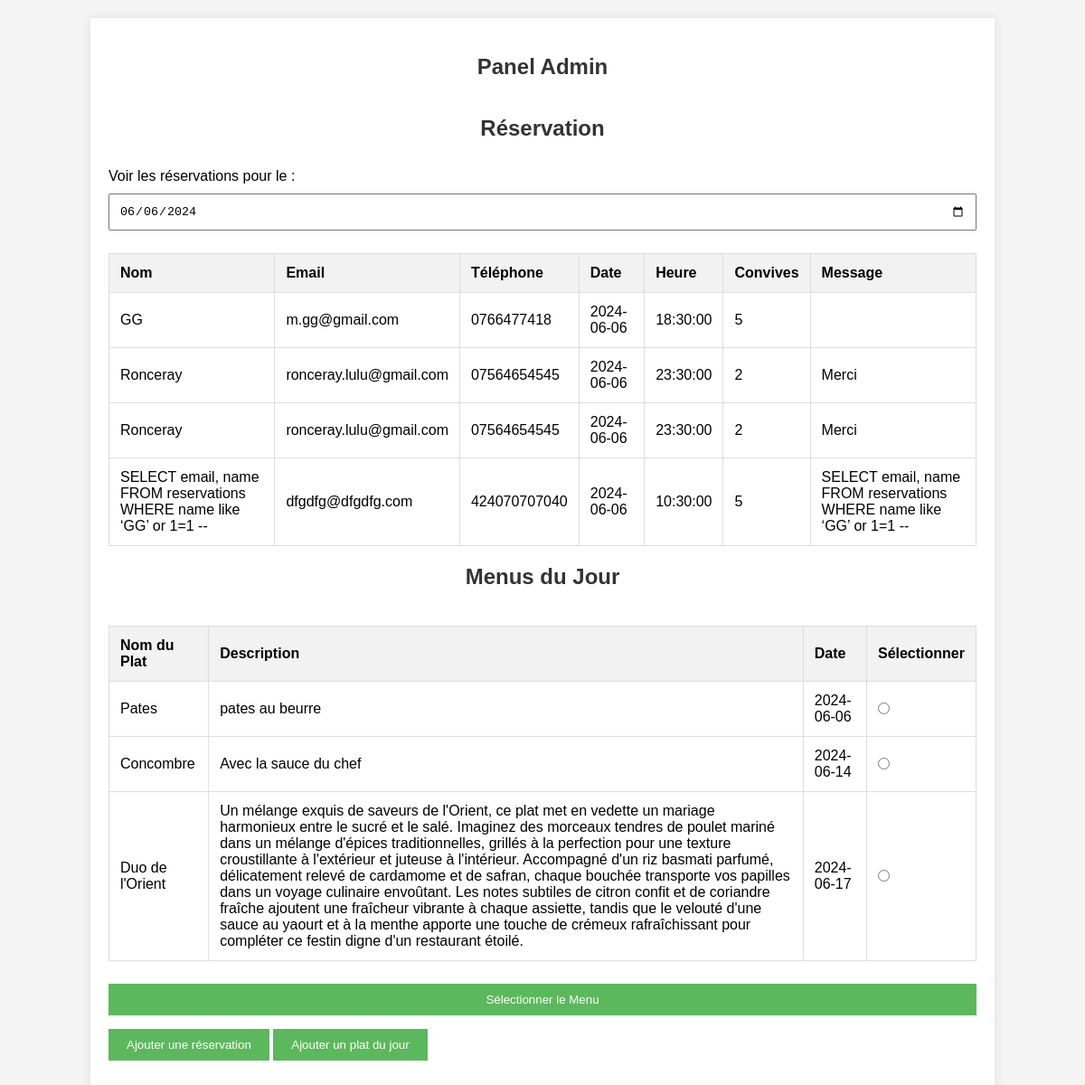
The app's page /admin/index.php?date=2024-06-06 (signed in) with its own data.
### tables this page shows
CREATE TABLE `reservations` (
  `id` int NOT NULL AUTO_INCREMENT,
  `name` varchar(100) NOT NULL,
  `email` varchar(100) NOT NULL,
  `phone` varchar(20) NOT NULL,
  `date` date NOT NULL,
  `time` time NOT NULL,
  `guests` int NOT NULL,
  `message` text,
  PRIMARY KEY (`id`)
);

CREATE TABLE `daily_menu` (
  `id_menu` int NOT NULL AUTO_INCREMENT,
  `dish_name` varchar(250) NOT NULL,
  `description` varchar(1000) NOT NULL,
  `date` date NOT NULL,
  `selected` tinyint(1) NOT NULL DEFAULT '0',
  PRIMARY KEY (`id_menu`)
);

### admin/index.php (the view, shortened to what this page needs)
<!DOCTYPE html>
<html lang="fr">
<head>
    <link rel="stylesheet" href="/Site-Restaurant/assets/css/Astyles.css">
</head>
<body>
    <div class="container">
        <h2>Panel Admin</h2>
        <div class="date-selector">
            <form id="date-form" method="get" action="">
            <h2>Réservation</h2>
                <label for="reservation-date">Voir les réservations pour le :</label>
                <input type="date" id="reservation-date" name="date" value="<?php echo isset($_GET['date']) ? $_GET['date'] : date('Y-m-d'); ?>">
            </form>
        </div>
        <?php
        include '../includes/db.php';
        $date = isset($_GET['date']) ? $_GET['date'] : date('Y-m-d');
        $stmt = $conn->prepare("SELECT * FROM reservations WHERE date = ? ORDER BY date");
        $stmt->bind_param('s', $date);
        $stmt->execute();
        $result = $stmt->get_result();
        if ($result->num_rows > 0) {
            echo "<table>
                    <tr>
                        <th>Nom</th>
                        <th>Email</th>
                        <th>Téléphone</th>
                        <th>Date</th>
                        <th>Heure</th>
                        <th>Convives</th>
                        <th>Message</th>
                    </tr>";
            while($row = $result->fetch_assoc()) {
                echo "<tr>
                        <td>{$row['name']}</td>
                        <td>{$row['email']}</td>
                        <td>{$row['phone']}</td>
                        <td>{$row['date']}</td>
                        <td>{$row['time']}</td>
                        <td>{$row['guests']}</td>
                        <td>{$row['message']}</td>
                      </tr>";
            }
            echo "</table>";
        } else {
            echo "Aucune réservation trouvée";
        }
        $stmt = $conn->prepare("SELECT * FROM daily_menu ORDER BY date");
        $stmt->execute();
        $menus = $stmt->get_result();
        if ($menus->num_rows > 0) {
            echo "<h2>Menus du Jour</h2>";
            echo "<form id='select-menu-form' method='post' action='select_menu.php'>";
            echo "<table>
                    <tr>
                        <th>Nom du Plat</th>
                        <th>Description</th>
                        <th>Date</th>
                        <th>Sélectionner</th>
                    </tr>";
            while($menu = $menus->fetch_assoc()) {
                echo "<tr>
                        <td>{$menu['dish_name']}</td>
                        <td>{$menu['description']}</td>
                        <td>{$menu['date']}</td>
                        <td><input type='radio' name='selected_menu' value='{$menu['id_menu']}'></td>
                      </tr>";
            }
            echo "</table>";
            echo "<button type='submit'>Sélectionner le Menu</button>";
            echo "</form>";
        } else {
            echo "Aucun menu du jour trouvé";
        }
        ?>
        <button id="add-reservation-btn">Ajouter une réservation</button>
        <button id="add-daily-menu-btn">Ajouter un plat du jour</button>
    </div>
</body>
</html>

### assets/css/Astyles.css (style rules this page uses)
body { font-family: Arial, sans-serif; background-color: #f4f4f4; margin: 0; padding: 0; }
.container { width: 80%; margin: 0 auto; background: #fff; padding: 20px; box-shadow: 0 0 10px rgba(0,0,0,0.1); margin-top: 20px; }
h2 { text-align: center; color: #333; }
table { width: 100%; border-collapse: collapse; margin: 20px 0; }
table, th, td { border: 1px solid #ddd; }
th, td { padding: 12px; text-align: left; }
th { background-color: #f2f2f2; }
button { display: inline-block; padding: 10px 20px; margin: 10px 0; border: none; background-color: #5cb85c; color: #fff; cursor: pointer; }
form { display: flex; flex-direction: column; }
form label { margin: 10px 0 5px; }
form input, form textarea, form button { padding: 10px; margin: 5px 0; }

### records on screen
reservations: name "GG", email "m.gg@gmail.com", phone "0766477418", date "2024-06-06", time "18:30:00", guests "5"
reservations: name "Ronceray", email "ronceray.lulu@gmail.com", phone "07564654545", date "2024-06-06", time "23:30:00", guests "2", message "Merci"
reservations: name "Ronceray", email "ronceray.lulu@gmail.com", phone "07564654545", date "2024-06-06", time "23:30:00", guests "2", message "Merci"
reservations: name "SELECT email, name FROM reservations WHERE name like ‘GG’ or 1=1 --", email "dfgdfg@dfgdfg.com", phone "424070707040", date "2024-06-06", time "10:30:00", guests "5", message "SELECT email, name FROM reservations WHERE name like ‘GG’ or 1=1 --"
daily_menu: dish_name "Pates", description "pates au beurre", date "2024-06-06"
daily_menu: dish_name "Concombre", description "Avec la sauce du chef", date "2024-06-14"
daily_menu: dish_name "Duo de l'Orient", description "Un mélange exquis de saveurs de l'Orient, ce plat met en vedette un mariage harmonieux entre le sucré et le salé. Imaginez des morceaux tendres de poulet mariné dans un mélange d'épices traditionnelles, grillés à la perfection pour une texture croustillante à l'extérieur et juteuse à l'intérieur. Accompagné d'un riz basmati parfumé, délicatement relevé de cardamome et de safran, chaque bouchée transporte vos papilles dans un voyage culinaire envoûtant. Les notes subtiles de citron confit et de coriandre fraîche ajoutent une fraîcheur vibrante à chaque assiette, tandis que le velouté d'une sauce au yaourt et à la menthe apporte une touche de crémeux rafraîchissant pour compléter ce festin…", date "2024-06-17"
